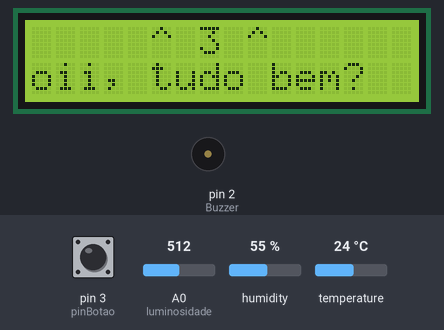
Bench run of a sketch on a simulated Arduino Leonardo, built with avr-gcc and run on an emulated ATmega32U4. Shown: 16×2 character LCD, buzzer (waves = sounding). The test bench sets the inputs (shaded band); at power-on: A0 (luminosidade) = 512, pin 3 (pinBotao) HIGH, humidity 55 %, temperature 24 °C. Random numbers use the default seed unless the sketch sets one; what the sketch prints to the serial monitor is not drawn.

Above: at 3.5 s.
At 6.8 s:
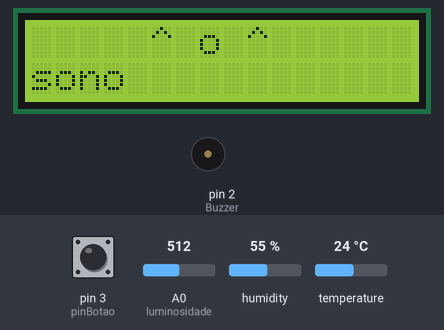
6.9 s: A0 (luminosidade) set to 12
15.6 s: A0 (luminosidade) set to 9
At 18.9 s:
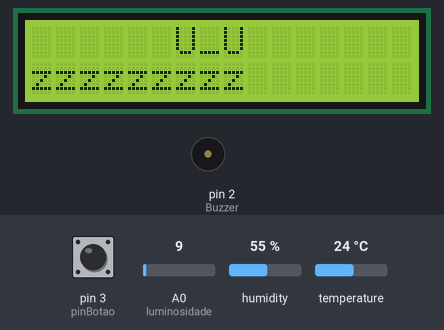
20.2 s: pin 3 (pinBotao) pulled LOW for 3 s
At 24.7 s:
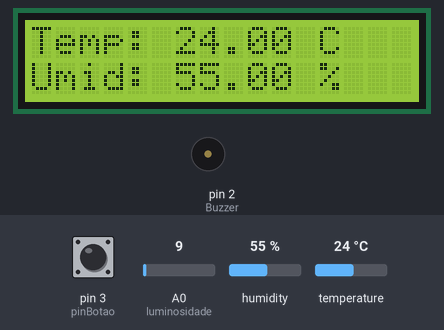
29.7 s: A0 (luminosidade) set to 30
At 31.5 s:
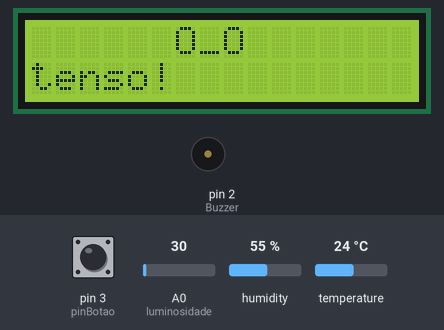
Timing chart, 0 to 89.8 s (numbered marks = the images above; inputs shaded):
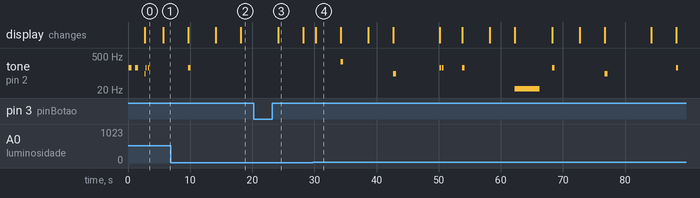

The sketch:

robo_de_mesa_miuly-oelL-55.ino
```cpp
/*robô de mesa miuly - oelL-55.linguagem utilizada c++

  versão: 3.0@

  criado por: Leonardo de Oliveira Prado
  Instagram: arduino2.0tecnologico

  Data de inicio do projeto 25/07/2023
  Data de término do projeto 4/02/2025

*/
//************INCLUSÃO DE BIBLIOTECAS
#include <Wire.h>
#include <LiquidCrystal_I2C.h>

#include <DHT.h>    //biblioteca sensor
#include <DHT_U.h>  //biblioteca sensor

//************INCLUSÃO DAS DEFINIÇÕES
#define pinBotao 3       // BOTÃO
#define luminosidade A0  // SENSOR DE LUZ
#define Buzzer 2         //buzzer

//************DEFINIÇÕES LCD
#define endereco 0x27  // Endereços comuns: 0x27, 0x3F
#define colunas 16
#define linhas 2
//************DEFINIÇÕES DO SENSOR DHT 22
int SENSOR = 4;  // pim 4 sensor
int TEMPERATURA;
int HUMIDADE;

//************INSTANCIANDO OBJETOS
DHT dht(SENSOR, DHT22);  // sensor dht22

//************INSTANCIANDO OBJETOS
LiquidCrystal_I2C lcd(endereco, colunas, linhas);

//****************pixel art***************************


byte raiva[8] = {
  //RAIVA
  B00000,
  B00000,
  B00000,
  B01110,
  B10001,
  B10001,
  B10001,
  B10001,
};


byte ravaolho1[8] = {
  //RAIVA OLHO 1
  B00000,
  B00110,
  B01100,
  B11000,
  B10110,
  B00110,
  B00000,
  B00000,
};

byte raivaolho2[8] = {
  //RAIVA OLHO 2
  B00000,
  B01100,
  B00110,
  B00011,
  B01101,
  B01100,
  B00000,
  B00000,
};

byte bobo[8] = {
  //BOBO
  B01010,
  B01010,
  B11011,
  B00000,
  B00000,
  B11011,
  B01010,
  B01010,
};


byte corasao[8] = {
  //CORASÃO
  B00000,
  B00000,
  B01010,
  B11111,
  B11111,
  B01110,
  B00100,
  B00000,
};


byte energiafraca[8] = {
  //ENERGIAFRACA
  B00000,
  B01110,
  B11111,
  B10001,
  B10001,
  B10001,
  B11111,
  B11111,
};


byte tedio[8] = {
  // TEDIO
  B01010,
  B01010,
  B01010,
  B00010,
  B00010,
  B00010,
  B00000,
  B00000,
};

//********************************************
volatile bool botaoPressionado = false;

void botaoAcionado() {
  botaoPressionado = true;  // Define a flag quando o botão for pressionado
}


void setup() {
  //************LCD DISPLAY
  lcd.init();       // INICIA A COMUNICAÇÃO COM O DISPLAY
  lcd.backlight();  // LIGA A ILUMINAÇÃO DO DISPLAY
  lcd.clear();      // LIMPA O DISPLAY
                    //************PINMODE DOS COMPONENTES
  pinMode(Buzzer, OUTPUT);
  pinMode(luminosidade, INPUT);
  pinMode(pinBotao, INPUT_PULLUP);

  int seed = analogRead(A1) + millis(); // Soma ruído com tempo de boot
  randomSeed(seed);

  attachInterrupt(digitalPinToInterrupt(pinBotao), botaoAcionado, RISING);  //INTERRUPÇÃOES //APERTAR O BOTÃO

  dht.begin();
  Serial.begin(9600);
  Serial.println("Usando o Sensor DHT");
  sensor_t sensor;

  //************pixel art LCD PASSA O "NEME" PARA UM NUMERO
  lcd.createChar(1, bobo);
  lcd.createChar(2, corasao);
  lcd.createChar(3, energiafraca);
  lcd.createChar(4, tedio);
  lcd.createChar(5, raiva);
  lcd.createChar(6, ravaolho1);
  lcd.createChar(7, raivaolho2);

  //**************LIGANDO O ROBÔ********************************88
  lcd.setCursor(5, 0);
  lcd.print("^ o ^");
  lcd.setCursor(0, 1);
  lcd.print("Bom dia !!");
  tone(Buzzer, 165, 1000);
  delay(500);
  noTone(Buzzer);
  delay(500);
  tone(Buzzer, 165, 1000);
  delay(500);
  noTone(Buzzer);
  delay(1000);
  lcd.clear();
  lcd.setCursor(5, 0);
  lcd.print("^ 3 ^");
  lcd.setCursor(0, 1);
  lcd.print("oii, tudo bem?");
  tone(Buzzer, 92, 1000);
  delay(100);
  noTone(Buzzer);
  delay(100);
  tone(Buzzer, 165, 1000);
  delay(200);
  noTone(Buzzer);
  delay(200);
  tone(Buzzer, 165, 1000);
  delay(200);
  noTone(Buzzer);
  delay(200);
  delay(2000);
  lcd.clear();
}


void loop() {

  //*************FONCIONAMENTO DO ROBÔ*********************************
  if (botaoPressionado) {
    botaoPressionado = false;  // Reseta a flag

    float temperatura = dht.readTemperature();
    float umidade = dht.readHumidity();

    if (isnan(temperatura) || isnan(umidade)) {
      lcd.clear();
      lcd.setCursor(0, 0);
      lcd.print("Erro no sensor!");
    } else {
      lcd.clear();
      lcd.setCursor(0, 0);
      lcd.print("Temp: ");
      lcd.print(temperatura);
      lcd.print(" C");
      lcd.setCursor(0, 1);
      lcd.print("Umid: ");
      lcd.print(umidade);
      lcd.print(" %");
    }
    delay(4000);  // Pequeno delay para evitar leituras seguidas
  }


  if (analogRead(luminosidade) > 10) {  //SE A LUMINOSIDADE FOR MAIR QUE 15 ROBO ACORDADO (LIGADO)
    int sorteio = random(1, 21);

    switch (sorteio) {

      case 1:  // SORTEIA AS ANIMAÇÕES (BOBO)
        lcd.clear();
        lcd.setCursor(6, 0);
        lcd.print("> <");
        lcd.setCursor(0, 1);
        lcd.print("bobo!!");

        lcd.setCursor(4, 0);
        lcd.write(1);

        tone(Buzzer, 165, 1000);
        delay(200);
        noTone(Buzzer);
        delay(200);
        tone(Buzzer, 165, 1000);
        delay(200);
        noTone(Buzzer);
        delay(3000);
        break;

      case 2:  // SORTEIA AS ANIMAÇÕES (FELIZ)
        lcd.clear();
        lcd.setCursor(5, 0);
        lcd.print("^ w ^");
        lcd.setCursor(0, 1);
        lcd.print("feliz!!");
        delay(3000);

        break;
      case 3:  // SORTEIA AS ANIMAÇÕES (MONEY)
        lcd.clear();
        lcd.setCursor(6, 0);
        lcd.print("$_$");
        lcd.setCursor(0, 1);
        lcd.print("money $$");
        delay(4000);

        break;
      case 4:  // SORTEIA AS ANIMAÇÕES (VERGONHA)
        lcd.clear();
        lcd.setCursor(6, 0);
        lcd.print(">_<");
        lcd.setCursor(0, 1);
        lcd.print("vergonha");
        tone(Buzzer, 92, 3000);
        delay(500);
        noTone(Buzzer);
        delay(7000);

        break;
      case 5:  // SORTEIA AS ANIMAÇÕES (TEDIO)
        lcd.clear();
        lcd.setCursor(6, 0);
        lcd.print("T_T");
        lcd.setCursor(0, 1);
        lcd.print("tedio!");

        lcd.setCursor(5, 0);
        lcd.write(4);
        lcd.setCursor(9, 0);
        lcd.write(4);

        tone(Buzzer, 92, 1000);
        delay(800);
        noTone(Buzzer);
        delay(5000);

        break;
      case 6:  // SORTEIA AS ANIMAÇÕES (ESPIRRO)
        lcd.clear();
        lcd.setCursor(6, 0);
        lcd.print(">.<");
        lcd.setCursor(0, 1);
        lcd.print("espirro!!!");
        tone(Buzzer, 22, 1000);
        delay(800);
        noTone(Buzzer);
        delay(5000);

        break;
      case 7:  // SORTEIA AS ANIMAÇÕES (SONO)
        lcd.clear();
        lcd.setCursor(5, 0);
        lcd.print("^ o ^");
        lcd.setCursor(0, 1);
        lcd.print("sono");
        delay(4000);

        break;
      case 8:  // SORTEIA AS ANIMAÇÕES (ENERGIA FRACA)
        lcd.clear();
        lcd.setCursor(6, 0);
        lcd.print("X_X");
        lcd.setCursor(0, 1);
        lcd.print("!energia fraca!");

        lcd.setCursor(2, 0);
        lcd.write(3);

        tone(Buzzer, 165, 1000);
        delay(200);
        noTone(Buzzer);
        delay(200);
        tone(Buzzer, 165, 1000);
        delay(200);
        noTone(Buzzer);
        delay(4000);

        break;
      case 9:  // SORTEIA AS ANIMAÇÕES (DESCONFIADO)
        lcd.clear();
        lcd.setCursor(6, 0);
        lcd.print("^_-");
        lcd.setCursor(0, 1);
        lcd.print("desconfiado ??");
        delay(4000);

        break;

      case 10:  // SORTEIA AS ANIMAÇÕES (TENSO)
        lcd.clear();
        lcd.setCursor(6, 0);
        lcd.print("O_O");
        lcd.setCursor(0, 1);
        lcd.print("tenso!");
        delay(4000);

        break;

      case 11:  // SORTEIA AS ANIMAÇÕES (GOSTEI)
        lcd.clear();
        lcd.setCursor(6, 0);
        lcd.print("<3");
        lcd.setCursor(0, 1);
        lcd.print("gostei!!");

        lcd.setCursor(8, 1);
        lcd.write(2);
        lcd.setCursor(9, 1);
        lcd.write(2);
        lcd.setCursor(10, 1);
        lcd.write(2);

        tone(Buzzer, 165, 1000);
        delay(400);
        noTone(Buzzer);
        delay(4000);

        break;

      case 12:  // SORTEIA AS ANIMAÇÕES (ESUTOU FELIZ)
        lcd.clear();
        lcd.setCursor(5, 0);
        lcd.print("^ w ^");
        lcd.setCursor(0, 1);
        lcd.print("estou feliz!!");
        tone(Buzzer, 294, 1000);
        delay(400);
        noTone(Buzzer);
        delay(4000);

        break;

      case 13:  // SORTEIA AS ANIMAÇÕES (FOFO)
        lcd.clear();
        lcd.setCursor(5, 0);
        lcd.print("> w <");
        lcd.setCursor(0, 1);
        lcd.print("fofo!!");

        lcd.setCursor(6, 1);
        lcd.write(2);

        tone(Buzzer, 165, 1000);
        delay(100);
        noTone(Buzzer);
        delay(100);
        tone(Buzzer, 165, 1000);
        delay(100);
        noTone(Buzzer);
        delay(3000);

        break;

      case 14:  // SORTEIA AS ANIMAÇÕES (RAIVA)
        lcd.clear();
        lcd.setCursor(5, 0);
        lcd.write(7);
        lcd.setCursor(7, 0);
        lcd.write(5);
        lcd.setCursor(9, 0);
        lcd.write(6);
        lcd.setCursor(0, 1);
        lcd.print("raiva!!");
        tone(Buzzer, 22, 4000);
        delay(4000);
        noTone(Buzzer);
        delay(2000);
        break;

      case 15:  // SORTEIA AS ANIMAÇÕES (FELIZ)
        lcd.clear();
        lcd.setCursor(5, 0);
        lcd.print("^ w ^");
        lcd.setCursor(0, 1);
        lcd.print("feliz!!");
        delay(4000);
        break;

      case 16:  // SORTEIA AS ANIMAÇÕES (FELIZ)
        lcd.clear();
        lcd.setCursor(5, 0);
        lcd.print("^ w ^");
        lcd.setCursor(0, 1);
        lcd.print("feliz!!");
        delay(4000);
        break;

      case 17:  // SORTEIA AS ANIMAÇÕES (FELIZ)
        lcd.clear();
        lcd.setCursor(5, 0);
        lcd.print("^ w ^");
        lcd.setCursor(0, 1);
        lcd.print("feliz!!");
        delay(4000);

        break;

      case 18:  // SORTEIA AS ANIMAÇÕES (FELIZ)
        lcd.clear();
        lcd.setCursor(5, 0);
        lcd.print("^ w ^");
        lcd.setCursor(0, 1);
        lcd.print("feliz!!");
        delay(4000);
        break;

      case 19:  // SORTEIA AS ANIMAÇÕES (FELIZ)
        lcd.clear();
        lcd.setCursor(5, 0);
        lcd.print("^ w ^");
        lcd.setCursor(0, 1);
        lcd.print("feliz!!");
        delay(4000);
        break;

      case 20:  // SORTEIA AS ANIMAÇÕES (FELIZ)
        lcd.clear();
        lcd.setCursor(5, 0);
        lcd.print("^ w ^");
        lcd.setCursor(0, 1);
        lcd.print("feliz!!");
        delay(4000);

        break;
    }

  } else {  //SE A LUMINOSIDADE FOR MENOR QUE 15 ROBÔ DORME
    lcd.clear();
    lcd.setCursor(6, 0);
    lcd.print("U_U");
    lcd.setCursor(0, 1);
    lcd.print("zzzzzzzzz");
    delay(2000);
  }
}
```

Measured:
- the behaviour switches between 11 and 10 on A0 (luminosidade) (found by bisection; images 1 and 2)
- after the input at 20.2 s, the display: changes after 4.0 s (image 3)
- after the input at 29.7 s, tone on pin 2 (Buzzer): plays 294 Hz for 0.40 s, 92 Hz for 0.50 s, 165 Hz for 0.20 s, 165 Hz for 0.20 s, 165 Hz for 0.40 s, 22 Hz for 4.0 s … (10 notes in this stretch), starting after 4.5 s; the display: changes after 0.52 s (image 4)
- what the display in image 0 shows lasts 3.0 s, from 2.7 s to 5.7 s
- what the display in image 3 shows lasts 4.0 s, from 24.2 s to 28.2 s
